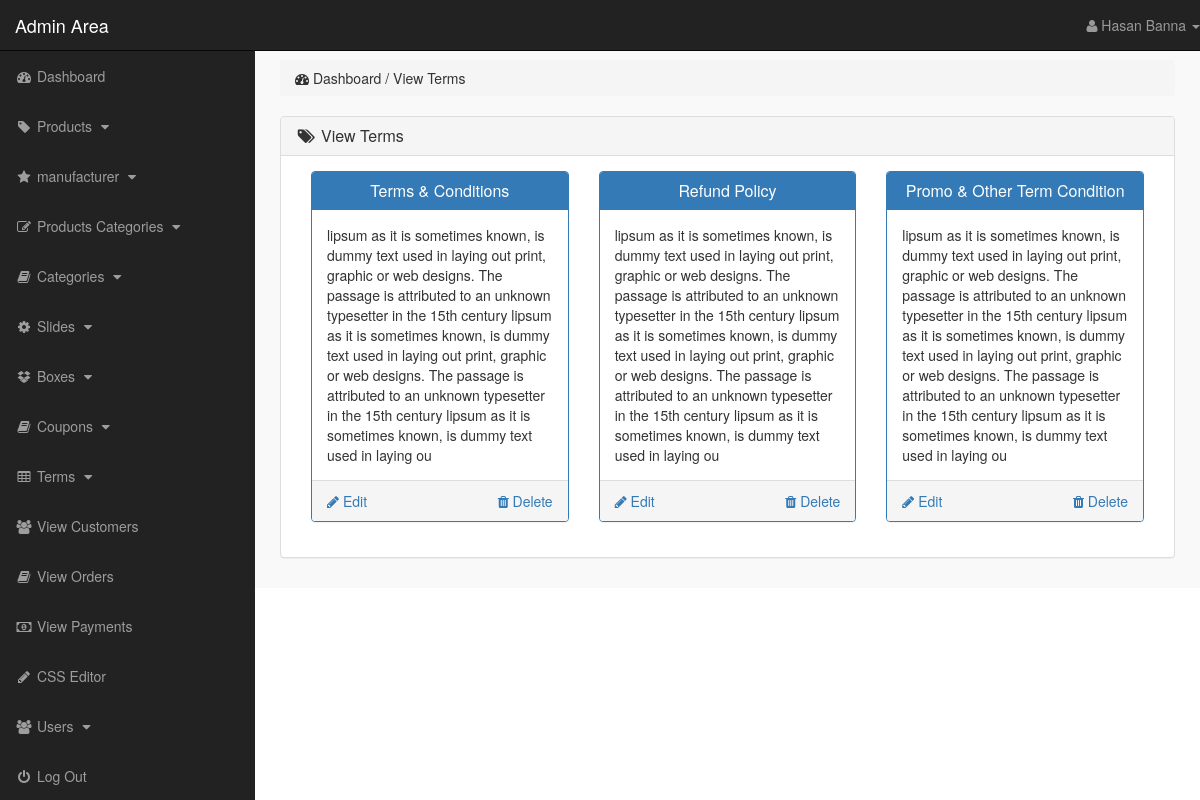
Page /admin_area/index.php?view_terms (signed in) on the committed database.
### tables this page shows
CREATE TABLE `terms` (
  `term_id` int(10) NOT NULL,
  `term_title` varchar(100) NOT NULL,
  `term_link` varchar(100) NOT NULL,
  `term_desc` text NOT NULL
);

### admin_area/view_terms.php (the view)
<?php
    if(!isset($_SESSION['admin_email'])){
        echo "<script>window.open('login.php','_self')</script>";
    }else{
?>
<div class="row">
    <div class="col-lg-12">
        <ol class="breadcrumb">
            <li>
                <i class="fa fa-dashboard"></i> Dashboard / View Terms
            </li>
        </ol>
    </div>
</div>
<div class="row">
    <div class="col-lg-12">
        <div class="panel panel-default">
            <div class="panel-heading">
                <h3 class="panel-title">
                    <i class="fa fa-tags fa-fw"></i> View Terms
                </h3>
            </div>
            <div class="panel-body">
                <?php
                    $get_terms = "select * from terms";
                    $run_terms = mysqli_query($con,$get_terms);
                    while($run_terms_section=mysqli_fetch_array($run_terms)){
                        $term_id = $run_terms_section['term_id'];
                        $term_title = $run_terms_section['term_title'];
                        $term_desc = substr($run_terms_section['term_desc'],0,400);
                ?>
                <div class="col-lg-4 col-md-4">
                    <div class="panel panel-primary">
                        <div class="panel-heading">
                            <h3 class="panel-title" align="center">
                                <?php echo $term_title; ?>
                            </h3>
                        </div>
                        <div class="panel-body">
                        <?php echo $term_desc; ?>
                        </div>
                        <div class="panel-footer">
                            <center>
                                <a href="index.php?delete_term=<?php echo $term_id; ?>" class="pull-right">
                                 <i class="fa fa-trash"></i> Delete
                                </a>
                                <a href="index.php?edit_term=<?php echo $term_id; ?>" class="pull-left">
                                 <i class="fa fa-pencil"></i> Edit
                                </a>
                                <div class="clearfix"></div>
                            </center>
                        </div>
                    </div>
                </div>
                <?php } ?>
            </div>
        </div>
    </div>
</div>
<?php } ?>

### admin_area/includes/sidebar.php (shortened to what this page needs)
<?php
    if(!isset($_SESSION['admin_email'])){
        echo "<script>window.open('login.php','_self')</script>";
    }else{
?>
<nav class="navbar navbar-inverse navbar-fixed-top">
    <div class="navbar-header">
        <a href="index.php?dashboard" class="navbar-brand">Admin Area</a>
    </div>
    <ul class="nav navbar-right top-nav">
        <li class="dropdown">
            <a href="#" class="dropdown-toggle" data-toggle="dropdown">
                <i class="fa fa-user"></i> <?php echo $admin_name;  ?> <b class="caret"></b>
            </a>
        </li>
    </ul>
    <div class="collapse navbar-collapse navbar-ex1-collapse">
        <ul class="nav navbar-nav side-nav">
            <li>
                <a href="index.php?dashboard">
                        <i class="fa fa-fw fa-dashboard"></i> Dashboard
                </a>
            </li>
            <li>
                <a href="#" data-toggle="collapse" data-target="#products">
                        <i class="fa fa-fw fa-tag"></i> Products
                        <i class="fa fa-fw fa-caret-down"></i>
                </a>
            </li>
            <li>
                <a href="#" data-toggle="collapse" data-target="#manufacturer">
                        <i class="fa fa-fw fa-star"></i> manufacturer
                        <i class="fa fa-fw fa-caret-down"></i>
                </a>
            </li>
            <li>
                <a href="#" data-toggle="collapse" data-target="#p_cat">
                        <i class="fa fa-fw fa-edit"></i> Products Categories
                        <i class="fa fa-fw fa-caret-down"></i>
                </a>
            </li>
            <li>
                <a href="#" data-toggle="collapse" data-target="#cat">
                        <i class="fa fa-fw fa-book"></i> Categories
                        <i class="fa fa-fw fa-caret-down"></i>
                </a>
            </li>
            <li>
                <a href="#" data-toggle="collapse" data-target="#slides">
                        <i class="fa fa-fw fa-gear"></i> Slides
                        <i class="fa fa-fw fa-caret-down"></i>
                </a>
            </li>
            <li>
                <a href="#" data-toggle="collapse" data-target="#boxes">
                        <i class="fa fa-fw fa-dropbox"></i> Boxes
                        <i class="fa fa-fw fa-caret-down"></i>
                </a>
            </li>
            <li>
                <a href="#" data-toggle="collapse" data-target="#coupon">
                        <i class="fa fa-fw fa-book"></i> Coupons
                        <i class="fa fa-fw fa-caret-down"></i>
                </a>
            </li>
            <li>
                <a href="#" data-toggle="collapse" data-target="#terms">
                        <i class="fa fa-fw fa-table"></i> Terms
                        <i class="fa fa-fw fa-caret-down"></i>
                </a>
            </li>
            <li>
                <a href="index.php?view_customers">
                    <i class="fa fa-fw fa-users"></i> View Customers
                </a>
            </li>
            <li>
                <a href="index.php?view_orders">
                    <i class="fa fa-fw fa-book"></i> View Orders
                </a>
            </li>
            <li>
                <a href="index.php?view_payments">
                    <i class="fa fa-fw fa-money"></i> View Payments
                </a>
            </li>
            <li>
                <a href="index.php?edit_css">
                    <i class="fa fa-fw fa-pencil"></i> CSS Editor
                </a>
            </li>
            <li>
                <a href="#" data-toggle="collapse" data-target="#users">
                        <i class="fa fa-fw fa-users"></i> Users
                        <i class="fa fa-fw fa-caret-down"></i>
                </a>
            </li>
            <li>
                <a href="logout.php">
                    <i class="fa fa-fw fa-power-off"></i> Log Out
                </a>
            </li>
        </ul>
    </div>
</nav>
<?php } ?>

### admin_area/css/style.css (style rules this page uses)
body { margin-top: 100px; }
@media (min-width: 768px) { body { margin-top: 50px; } }
.top-nav { 0 15px; }
.top-nav>li { float: left; display: inline-block; }
.top-nav>li>a { color: #999999; line-height: 20px; padding-top: 15px; padding-bottom: 15px; }
@media (min-width: 768px) { .side-nav { position: fixed; top: 51px; bottom: 0; width: 255px; overflow-y: auto; overflow-x: hidden; background-color: #222222; padding-bottom: 40px; border-radius: 0; } }
@media (min-width: 768px) { .side-nav>li>a { width: 255px; } }
.panel-body { border-radius: 5px; }

### rows in the picture
terms: term_title "Terms & Conditions", term_desc "lipsum as it is sometimes known, is dummy text used in laying out print, graphic or web designs. The passage is attributed to an unknown typesetter in the 15th century lipsum as it is sometimes known, is dummy text used in laying out print, graphic or web designs. The passage is attributed to an unknown typesetter in the 15th century lipsum as it is sometimes known, is dummy text used in laying ou"
terms: term_title "Refund Policy", term_desc "lipsum as it is sometimes known, is dummy text used in laying out print, graphic or web designs. The passage is attributed to an unknown typesetter in the 15th century lipsum as it is sometimes known, is dummy text used in laying out print, graphic or web designs. The passage is attributed to an unknown typesetter in the 15th century lipsum as it is sometimes known, is dummy text used in laying ou"
terms: term_title "Promo & Other Term Condition", term_desc "lipsum as it is sometimes known, is dummy text used in laying out print, graphic or web designs. The passage is attributed to an unknown typesetter in the 15th century lipsum as it is sometimes known, is dummy text used in laying out print, graphic or web designs. The passage is attributed to an unknown typesetter in the 15th century lipsum as it is sometimes known, is dummy text used in laying ou"

### other values in the picture
$admin_name "Hasan Banna"
